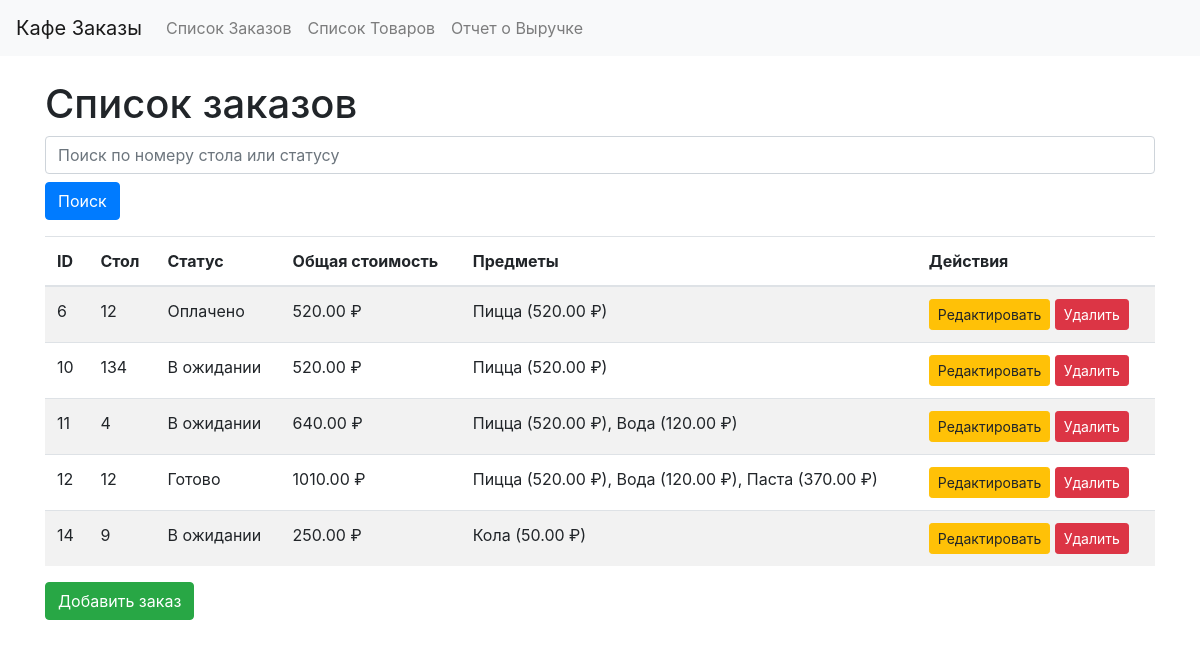
/orders/, run on an earlier commit of the app's database.
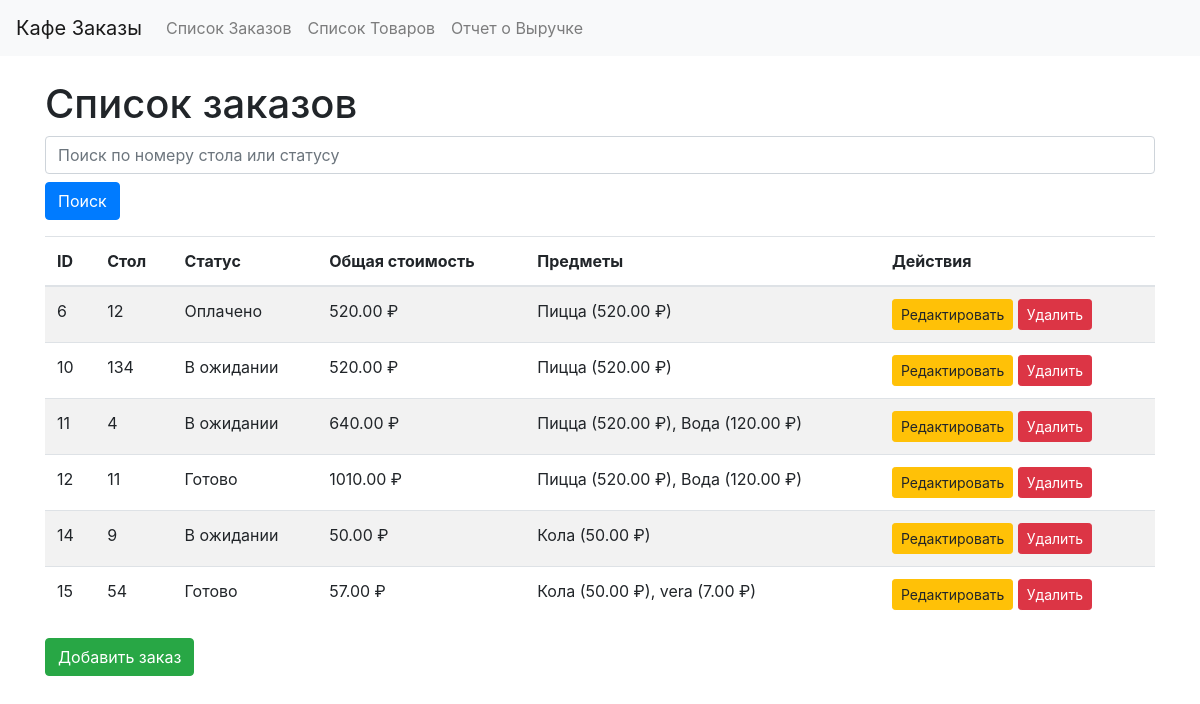
And on a later commit of the database.
### orders/models.py (models this page shows, shortened)
class Order(models.Model):
    STATUS_CHOICES: List[tuple] = [
        ('pending', 'В ожидании'),
        ('ready', 'Готово'),
        ('paid', 'Оплачено'),
    ]
    table_number: int = models.IntegerField()
    items: models.ManyToManyField = models.ManyToManyField(Item, related_name='orders')
    total_price: float = models.DecimalField(max_digits=10, decimal_places=2, editable=False, default=0)
    status: str = models.CharField(max_length=10, choices=STATUS_CHOICES, default='pending')

class Item(models.Model):
    name: str = models.CharField(max_length=100)
    price: float = models.DecimalField(max_digits=10, decimal_places=2)

### orders/views.py (the view, shortened to what this page needs)
# urls.py: path('', order_list, name='order_list'),
def order_list(request: Any) -> render:
    query: Optional[str] = request.GET.get('q')
    orders = Order.objects.all()
    return render(request, 'orders/order_list.html', {
        'orders': orders,
    })

### orders/templates/orders/order_list.html (shortened to what this page needs)
{% extends 'base.html' %}
{% block content %}
  <h1>Список заказов</h1>
  <form method="get" action="{% url 'order_list' %}" class="mb-3">
      <input type="text" name="q" class="form-control" placeholder="Поиск по номеру стола или статусу" value="{{ request.GET.q }}">
      <button type="submit" class="btn btn-primary mt-2">Поиск</button>
  </form>
  <table class="table table-striped">
      <thead>
          <tr>
              <th>ID</th>
              <th>Стол</th>
              <th>Статус</th>
              <th>Общая стоимость</th>
              <th>Предметы</th>
              <th>Действия</th>
          </tr>
      </thead>
      <tbody>
          {% for order in orders %}
          <tr>
              <td>{{ order.id }}</td>
              <td>{{ order.table_number }}</td>
              <td>{{ order.get_status_display }}</td>
              <td>{{ order.total_price }} ₽</td>
              <td>
                  {% for item in order.items.all %}
                      {{ item.name }} ({{ item.price }} ₽){% if not forloop.last %}, {% endif %}
                  {% endfor %}
              </td>
              <td>
                  <a href="{% url 'order_edit' order.id %}" class="btn btn-warning btn-sm">Редактировать</a>
                  <form action="{% url 'order_delete' order.id %}" method="post" style="display:inline;">
                      <button type="submit" class="btn btn-danger btn-sm">Удалить</button>
                  </form>
              </td>
          </tr>
          {% empty %}
          <tr>
              <td colspan="6" class="text-center">Нет доступных заказов.</td>
          </tr>
          {% endfor %}
      </tbody>
  </table>
  <a href="{% url 'order_create' %}" class="btn btn-success">Добавить заказ</a>
{% endblock %}

### orders/templates/base.html (shortened to what this page needs)
<!DOCTYPE html>
<html lang="ru">
<head>
    <link rel="stylesheet" href="https://stackpath.bootstrapcdn.com/bootstrap/4.5.2/css/bootstrap.min.css">
</head>
<body>
<nav class="navbar navbar-expand-lg navbar-light bg-light">
    <a class="navbar-brand" href="#">Кафе Заказы</a>
    <div class="collapse navbar-collapse" id="navbarNav">
        <ul class="navbar-nav">
            <li class="nav-item">
                <a class="nav-link" href="{% url 'order_list' %}">Список Заказов</a>
            </li>
            <li class="nav-item">
                <a class="nav-link" href="{% url 'item_list' %}">Список Товаров</a>
            </li>
            <li class="nav-item">
                <a class="nav-link" href="{% url 'revenue_report' %}">Отчет о Выручке</a>
            </li>
        </ul>
    </div>
</nav>
<div class="container mt-4">
    {% block content %}
    {% endblock %}
</div>
</body>
</html>

What changed in the data, as far as the page shows it:
shown differently, row unchanged: Item "Вода": no longer shows ","
changed Order id 12: loses Item (name "Паста", price "370.00"); table_number "12" → "11"
changed Order id 14: total_price "250.00" → "50.00"
added Order: id "15", table_number "54", status "Готово", total_price "57.00", Item (name "Кола", price "50.00")
added Item: name "vera", price "7.00", shown under "15"
